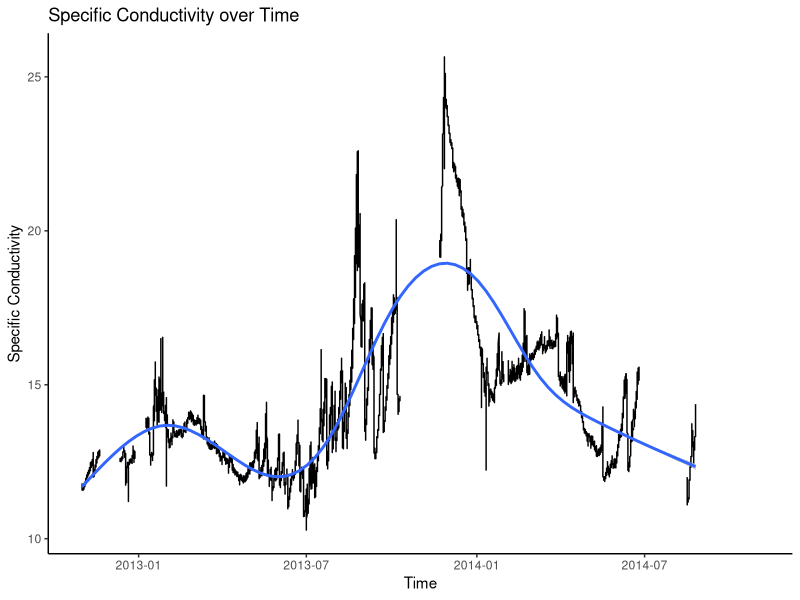
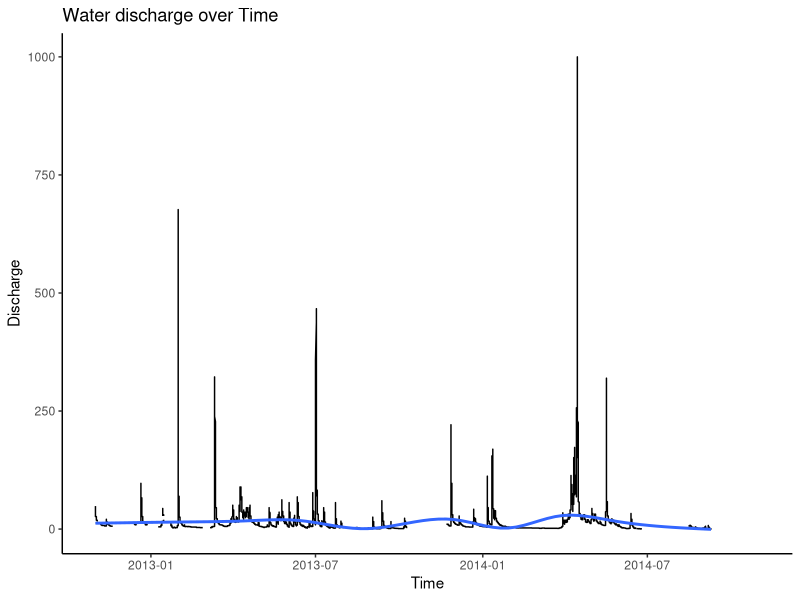
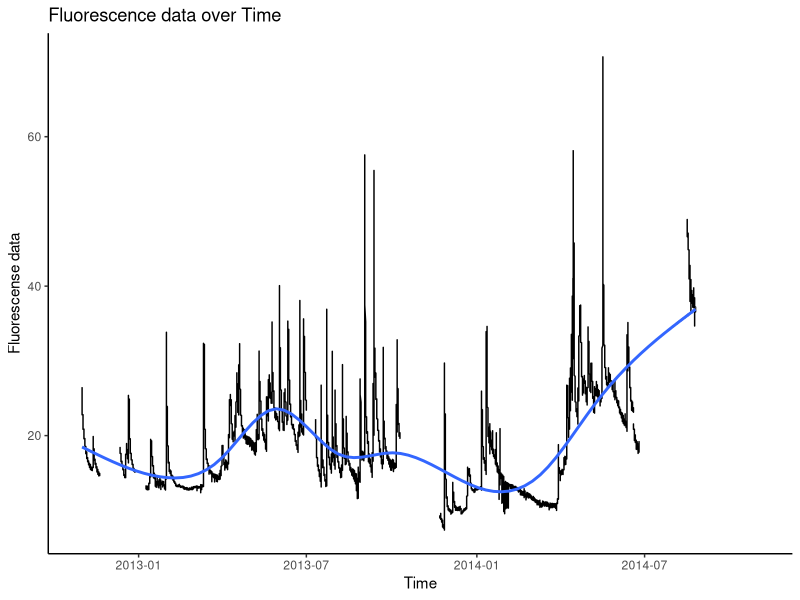
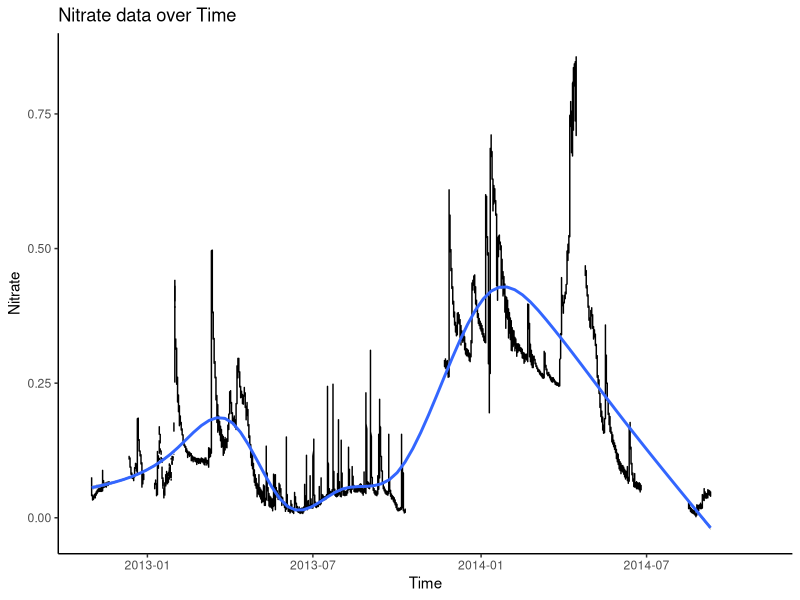
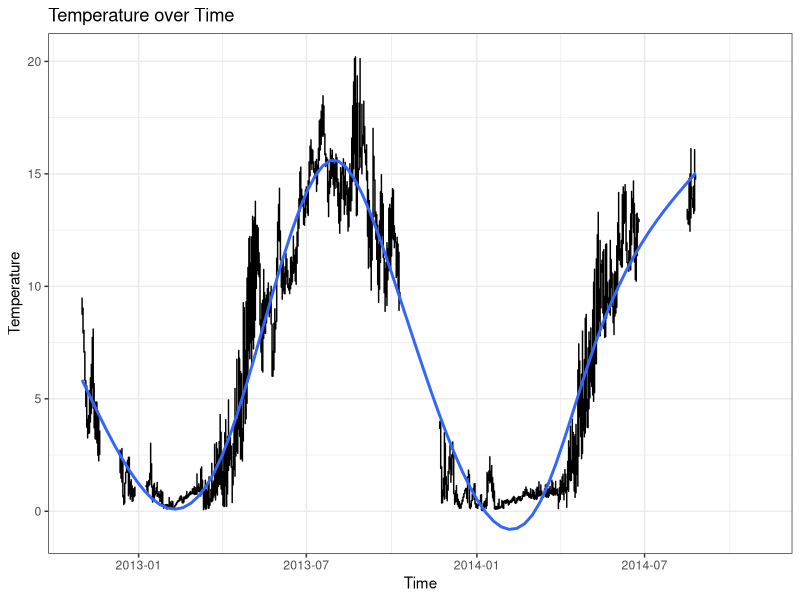

R code for these plots, in order:
#Main data Cleaning File
#Able to look at all data without having to load other scripts

#Load necessary Packages
library(lubridate)
library(ggplot2)
library(tidyverse)


###LOADING IN ALL RAW DATA###

#Temperature
temperatureRawData <- read_csv("hbSoils/data_raw/HBF Temperature.csv")

#Spectral Conductivity 
spectralConductivityRaw <- read_csv("hbSoils/data_raw/HBF Spec Cond.csv")

#Nitrate 
nitrateDataRaw <- read_csv("hbSoils/data_raw/HBF Nitrate.csv")

#Fluorescent dissolved Organic Matter
fluorescentDataRaw <- read_csv("hbSoils/data_raw/HBF fDOM.csv")

#Water Discharge
dischargeDataRaw <- read_csv("hbSoils/data_raw/HBF Discharge Storm ID.csv")

#Data Loaded.


###CLEANING EACH SPECIFIC DATASET###

#Cleaning each to select necessary columns, mutating given dates from character
#To posix to make graphing possible.


#Cleaning for temperature Data
clean_temperature_data <- temperatureRawData %>% mutate(date = mdy_hm(Date.Time.EST)) %>%
  select(date, TempC)

#Cleaning for Spectral Conductivity Data
clean_spectral_data <- spectralConductivityRaw %>% mutate(date = mdy_hm(Date.Time.EST)) %>%
  select(date, SpConductivity)

#Cleaning for Nitrate Data
clean_nitrate_data <- nitrateDataRaw %>% mutate(date = mdy_hm(Date.Time.EST)) %>%
  select(date, NO3_corrected_mgL)

#Cleaning for Fluorescent data 

clean_fluorescent_data <- fluorescentDataRaw %>% mutate(date = mdy_hm(Date.Time.EST)) %>%
  select(date, FDOM_corrected_QSU)

#Cleaning for Water Discharge

clean_discharge_data <- dischargeDataRaw %>% mutate(date = mdy_hm(Date.Time.EST)) %>%
  select(date, Q_Ls)

##Create one dataframe for all by date

allCleanData <- inner_join(clean_fluorescent_data, clean_discharge_data)



###TESTING ENVIRONMENT FOR GGPLOTS###

#Start/End Dates for graphs
startDate <- "2012-11-1"
endDate <- "2014-11-1"

#GGPlot for discharge (TimeSeries)

dischargeTimePlot <- ggplot(clean_discharge_data, aes(as.Date(date), Q_Ls)) +
  theme_classic() + geom_line() + scale_x_date(limits = as.Date(c(startDate, endDate))) +
  labs(title ="Water discharge over Time", x = "Time", y = "Discharge") + geom_smooth()

#GGplot for fluorescence (TimeSeries)

fluorescenseTimePlot <- ggplot(clean_fluorescent_data, aes(as.Date(date), FDOM_corrected_QSU)) +
  theme_classic() + geom_line() + scale_x_date(limits = as.Date(c(startDate, endDate))) +
  labs(title = "Fluorescence data over Time", x = "Time", y = "Fluorescense data") +
  geom_smooth()

#GGPlot for nitrate (TimeSeries)

nitrateTimePlot <- ggplot(clean_nitrate_data, aes(as.Date(date), NO3_corrected_mgL)) +
  theme_classic() + geom_line() + scale_x_date(limits = as.Date(c(startDate, endDate))) +
  labs(title = "Nitrate data over Time", x = "Time", y = "Nitrate") + geom_smooth()

#GGPlot for specific conductivity (TimeSeries)

conductivityTimePlot <- ggplot(clean_spectral_data, aes(as.Date(date), SpConductivity)) +
  theme_classic() + geom_line() + scale_x_date(limits = as.Date(c(startDate, endDate))) +
  labs(title = "Specific Conductivity over Time", x = "Time", y = "Specific Conductivity") +
  geom_smooth()

#GGPlot for temperature (TimeSeries)

temperatureTimePlot <- ggplot(clean_temperature_data, aes(as.Date(date), TempC)) +
  theme_bw() + geom_line() + scale_x_date(limits = as.Date(c(startDate, endDate))) + 
  labs(title = "Temperature over Time", x = "Time", y = "Temperature") + geom_smooth()


###END TIME PLOTS###


###Bi-Variate Plots












